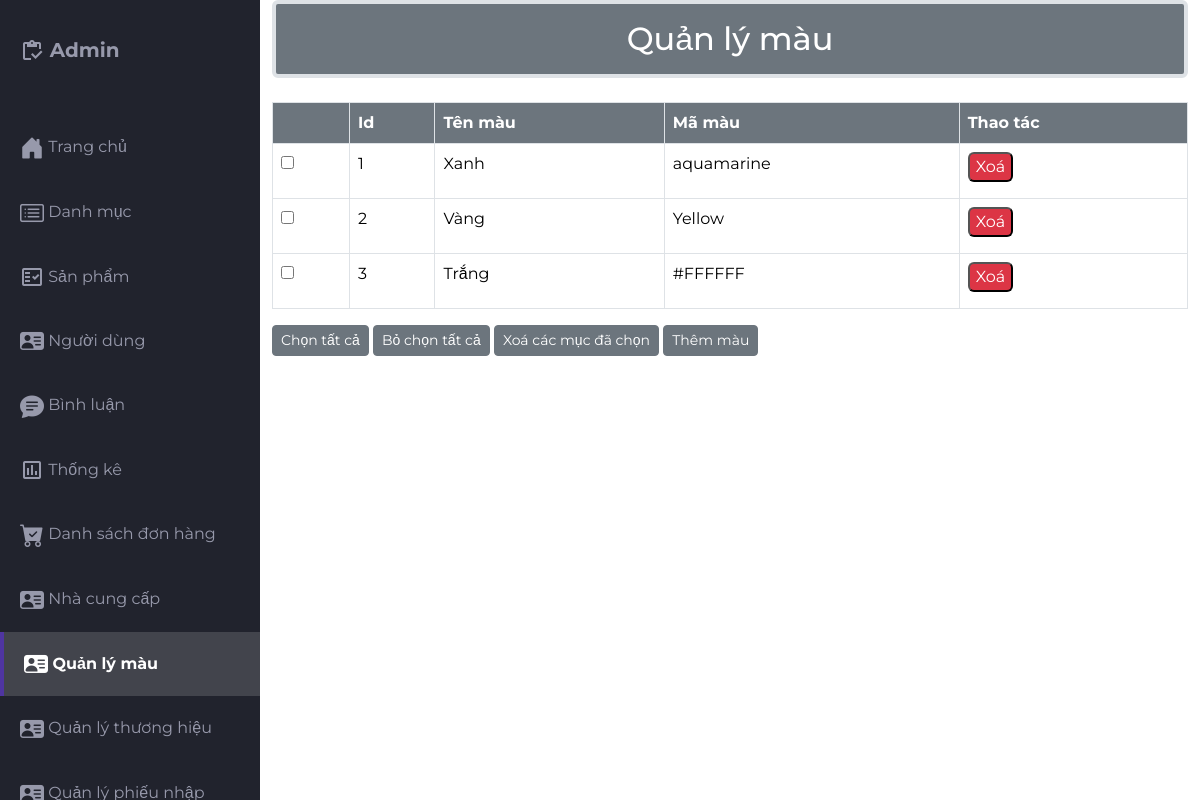
The app's page /src/Admin/indexadmin.php?act=color (signed in) with its own data.
### tables this page shows
CREATE TABLE `color` (
  `color_id` int(10) NOT NULL COMMENT 'ID màu',
  `color_name` varchar(50) NOT NULL COMMENT 'Tên màu',
  `color_ma` varchar(50) NOT NULL COMMENT 'Mã màu css'
);

### src/app/model/connectdb.php (called while the page is built, shortened)
<?php
function get_connect()
{
    try {
        $conn = new PDO("mysql:host=localhost;dbname=da1;charset=utf8", "root", "");
        $conn->setAttribute(PDO::ATTR_ERRMODE, PDO::ERRMODE_EXCEPTION);
        return $conn;
    } catch (Exception $e) {
        echo 'Kết nối thất bại: ' . $e->getMessage();
        return null;
    }
}
function pdo_queryall($sql)
{
    $thamso = array_slice(func_get_args(), 1);
    $conn = get_connect();
    try {
        $exe = $conn->prepare($sql);
        $exe->execute($thamso);
        return $exe->fetchAll(PDO::FETCH_ASSOC);
    } catch (Exception $e) {
        echo 'Thao tác thất bại: ' . $e->getMessage();
    } finally {
        unset($conn);
    }
}

### src/app/model/color.php (called while the page is built, shortened)
<?php
    function query_allcolor1(){
        $sql = "select * from color order by color_id asc";
        $result = pdo_queryall($sql);
        return $result;
    }
?>

### src/Admin/qlmau/color.php (the view)
<div class="container">
                <h2 class="border border-4 mb-4 text-bg-secondary p-3 text-center rounded">Quản lý màu</h2>
                    <div class="table-responsive">
                      <table class="table table-bordered">
                          <thead>
                            <tr>
                              <Th class="text-bg-secondary"></Th>
                              <th class="text-bg-secondary">Id</th>
                              <th class="text-bg-secondary">Tên màu</th>
                              <th class="text-bg-secondary">Mã màu</th>
                              <Th class="text-bg-secondary">Thao tác</Th>
                            </tr>
                          </thead>
                          <tbody>
                          <?php foreach ($listcolor as $itemcolor) {
                          extract($itemcolor);
                          ?>
                            <tr>
                              <td><input type="checkbox" name="checkbox" id=""></td>
                              <td><?= $color_id  ?></td>
                              <td><?= $color_name ?></td>
                              <td><?= $color_ma ?></td>
                              <td>
                                  <a href="indexadmin.php?act=xoacolor&color_id=<?php echo $color_id ?>"><input type="button"  class="mb-2 text-bg-danger rounded" onclick="return confirm('Bạn có chắc muốn xoá ?')" name="" value="Xoá" id=""></a>
                              </td>
                            </tr>
                          <?php  } ?>
                          </tbody>
                        </table>
                    </div>
                    <div class="">
                      <button type="button" class="btn btn-secondary btn-sm ">Chọn tất cả</button>
                      <button type="button" class="btn btn-secondary btn-sm">Bỏ chọn tất cả</button>
                      <button type="button" class="btn btn-secondary btn-sm">Xoá các mục đã chọn</button>
                      <a href="indexadmin.php?act=addcolor1">
                        <button type="button" class="btn btn-secondary btn-sm">Thêm màu</button>
                    </a>
                    </div>
            </div>

### src/Admin/css/styles.css (style rules this page uses)
body { margin: 0; padding: 0; box-sizing: border-box; background-color: #e6e8ed; color: #666666; font-family: "Montserrat", sans-serif; }

### records on screen
color: color_id "1", color_name "Xanh", color_ma "aquamarine"
color: color_id "2", color_name "Vàng", color_ma "Yellow"
color: color_id "3", color_name "Trắng", color_ma "#FFFFFF"
